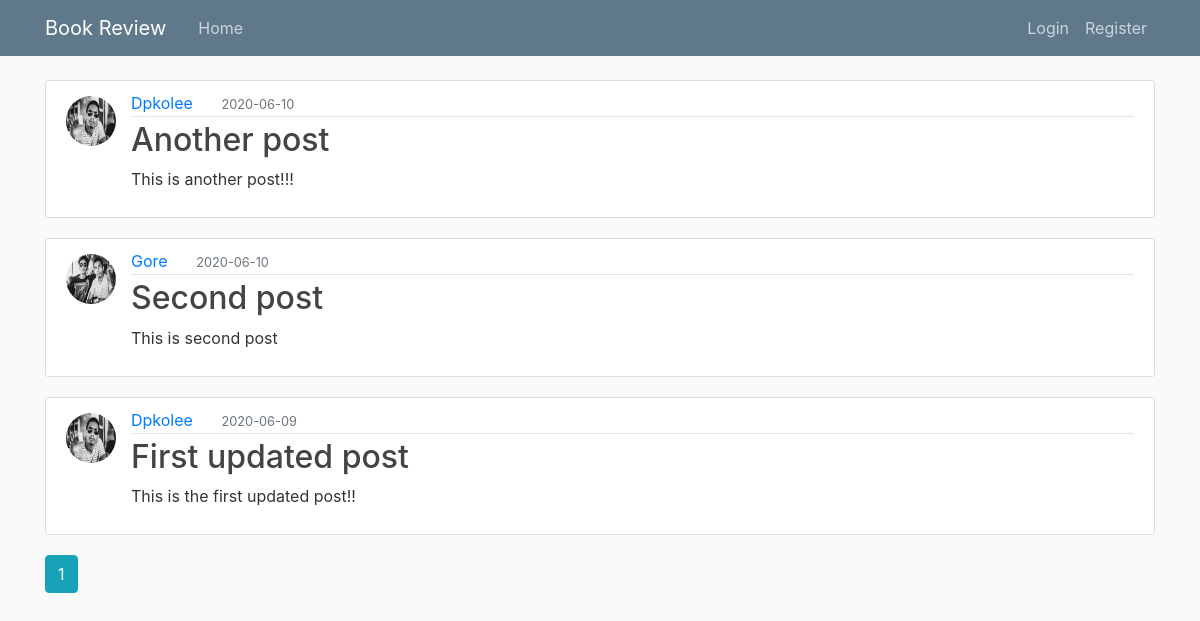
/home, run on an earlier commit of the app's database.
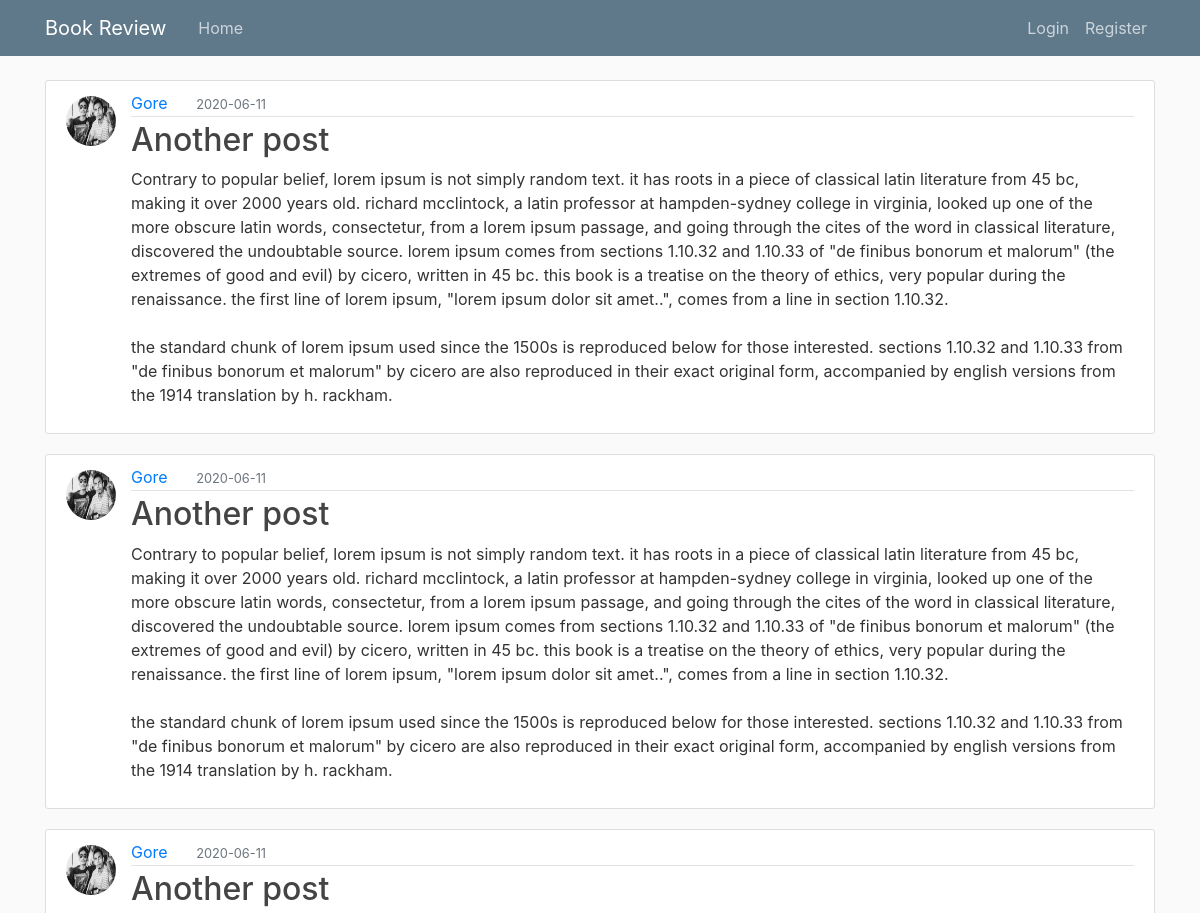
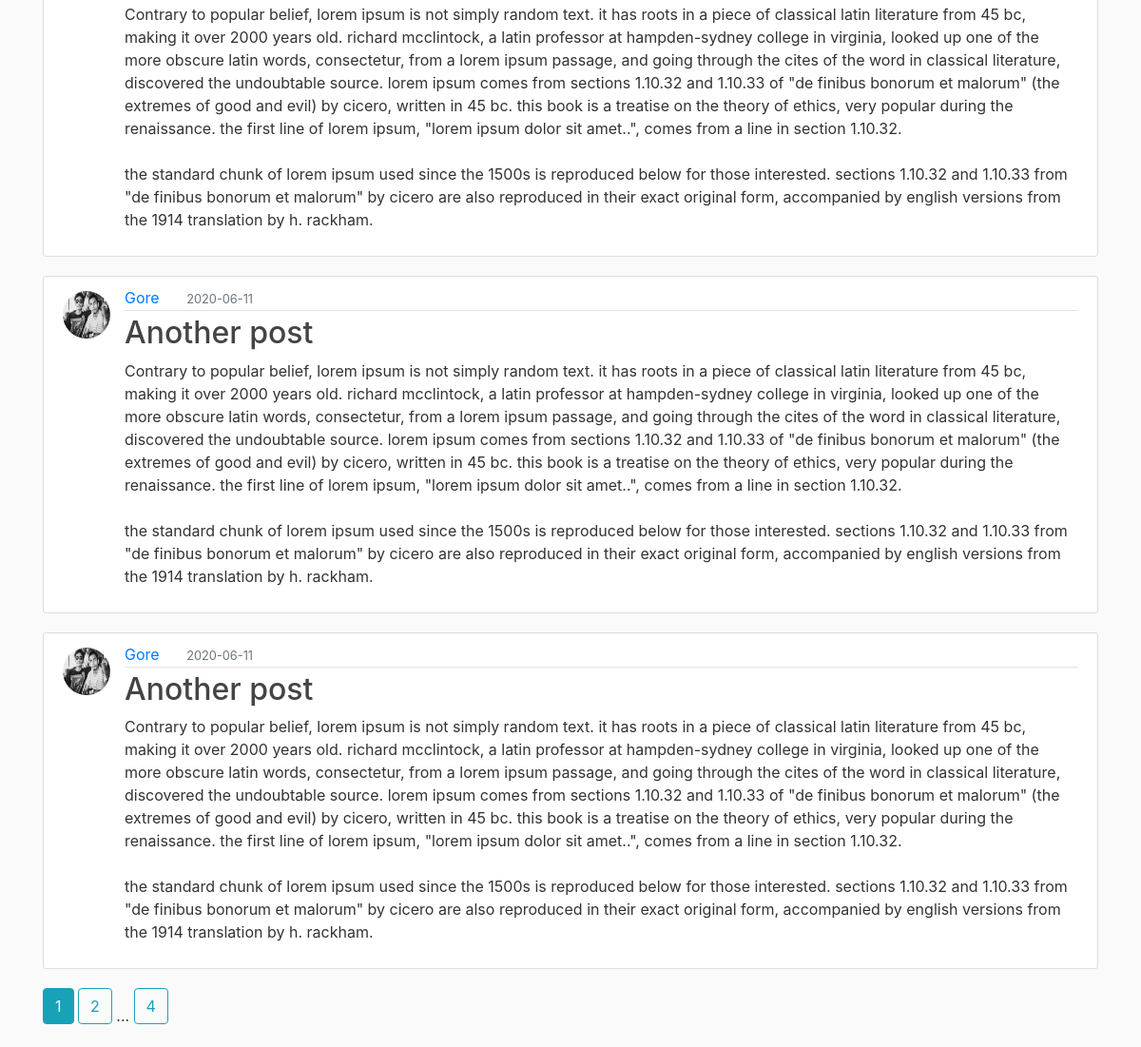
And on a later commit of the database (2 pictures, top to bottom).
### project1/model.py (models this page shows, shortened)
class Post(db.Model):
	__tablename__ = "post"
	id = db.Column(db.Integer, primary_key = True)
	title = db.Column(db.String(60), nullable = False)
	date_posted = db.Column(db.DateTime, nullable = False, default = datetime.now())
	content = db.Column(db.Text, nullable = False)
	user_id = db.Column(db.Integer, db.ForeignKey('user.id'), nullable = False )

class User(db.Model, UserMixin):
	__tablename__ = "user"
	id = db.Column(db.Integer, primary_key=True)
	username = db.Column(db.String(20), unique = True, nullable=False)
	email = db.Column(db.String(120), unique =True,  nullable=False)
	image_file = db.Column(db.String(40), nullable=False, default = 'default.jpg')
	password = db.Column(db.String(60), nullable=False)
	posts = db.relationship('Post', backref ='author', lazy = True)

### project1/main/routes.py (the view)
@main.route("/home", methods=['GET', 'POST'])
def home():
	page = request.args.get('page', 1, type=int)
	posts = Post.query.order_by(Post.date_posted.desc()).paginate(page=page, per_page=5)
	return render_template("home.html", posts = posts)

### project1/templates/home.html
{% extends "layout.html" %}
{% block body %}
    {% for post in posts.items %}
        <article class="media content-section">
            <img class="rounded-circle article-img"
                    src="{{ url_for('static', filename = 'profile_pics/' + post.author.image_file) }}">
            <div class="media-body">
                <div class="article-metadata">
                	<a class="mr-4" href="{{ url_for('users.user_post', username=post.author.username) }}">
                        {{ post.author.username.capitalize() }}</a>
                	<small class="text-muted">{{ post.date_posted.strftime('%Y-%m-%d') }}</small>
                </div>
                <h2><a class="article-title" href="{{ url_for('posts.edit_post', post_id = post.id) }}">
                    {{ post.title.capitalize() }}</a></h2>
                <p class="article-content">{{ post.content.capitalize() }}</p>
            </div>
        </article>
    {% endfor %}
    {% for page_num in posts.iter_pages(left_edge=1, left_current=1, right_current=2, right_edge=1) %}
        {% if page_num %}
            {% if posts.page == page_num %}
                <a class="btn btn-info mb-4" href="{{ url_for('main.home', page=page_num) }}">
                    {{ posts.page }}</a>
            {% else %}
                <a class="btn btn-outline-info mb-4" href="{{ url_for('main.home', page=page_num) }}">
                    {{ page_num }}</a>
            {% endif %}
        {% else %}
            ...
        {% endif %}
    {% endfor %}
{% endblock %}

What changed in the data, as far as the page shows it:
no longer on this page (row unchanged): Post: image_file (picture), author.username "Dpkolee", date_posted "2020-06-10", title "Another post", content "This is another post!!!"
no longer on this page (row unchanged): Post: image_file (picture), author.username "Gore", date_posted "2020-06-10", title "Second post", content "This is second post"
no longer on this page (row unchanged): Post: image_file (picture), author.username "Dpkolee", date_posted "2020-06-09", title "First updated post", content "This is the first updated post!!"
added Post: image_file (picture), author.username "Gore", date_posted "2020-06-11", title "Another post", content "Contrary to popular belief, lorem ipsum is not simply random text. it has roots in a piece of classical latin literature from 45 bc, making it over 2000 years old. richard mcclintock, a latin professor at hampden-sydney college in virginia, looked up one of the more obscure latin words, consectetur, from a lorem ipsum passage, and going through the cites of the word in classical literature, discovered the undoubtable source. lorem ipsum comes from sections 1.10.32 and 1.10.33 of \"de finibus bonorum et malorum\" (the extremes of good and evil) by cicero, written in 45 bc. this book is a treatise on the theory of ethics, very popular during the renaissance. the first line of lorem ipsum,…"
added Post: image_file (picture), author.username "Gore", date_posted "2020-06-11", title "Another post", content "Contrary to popular belief, lorem ipsum is not simply random text. it has roots in a piece of classical latin literature from 45 bc, making it over 2000 years old. richard mcclintock, a latin professor at hampden-sydney college in virginia, looked up one of the more obscure latin words, consectetur, from a lorem ipsum passage, and going through the cites of the word in classical literature, discovered the undoubtable source. lorem ipsum comes from sections 1.10.32 and 1.10.33 of \"de finibus bonorum et malorum\" (the extremes of good and evil) by cicero, written in 45 bc. this book is a treatise on the theory of ethics, very popular during the renaissance. the first line of lorem ipsum,…"
added Post: image_file (picture), author.username "Gore", date_posted "2020-06-11", title "Another post", content "Contrary to popular belief, lorem ipsum is not simply random text. it has roots in a piece of classical latin literature from 45 bc, making it over 2000 years old. richard mcclintock, a latin professor at hampden-sydney college in virginia, looked up one of the more obscure latin words, consectetur, from a lorem ipsum passage, and going through the cites of the word in classical literature, discovered the undoubtable source. lorem ipsum comes from sections 1.10.32 and 1.10.33 of \"de finibus bonorum et malorum\" (the extremes of good and evil) by cicero, written in 45 bc. this book is a treatise on the theory of ethics, very popular during the renaissance. the first line of lorem ipsum,…"
added Post: image_file (picture), author.username "Gore", date_posted "2020-06-11", title "Another post", content "Contrary to popular belief, lorem ipsum is not simply random text. it has roots in a piece of classical latin literature from 45 bc, making it over 2000 years old. richard mcclintock, a latin professor at hampden-sydney college in virginia, looked up one of the more obscure latin words, consectetur, from a lorem ipsum passage, and going through the cites of the word in classical literature, discovered the undoubtable source. lorem ipsum comes from sections 1.10.32 and 1.10.33 of \"de finibus bonorum et malorum\" (the extremes of good and evil) by cicero, written in 45 bc. this book is a treatise on the theory of ethics, very popular during the renaissance. the first line of lorem ipsum,…"
added Post: image_file (picture), author.username "Gore", date_posted "2020-06-11", title "Another post", content "Contrary to popular belief, lorem ipsum is not simply random text. it has roots in a piece of classical latin literature from 45 bc, making it over 2000 years old. richard mcclintock, a latin professor at hampden-sydney college in virginia, looked up one of the more obscure latin words, consectetur, from a lorem ipsum passage, and going through the cites of the word in classical literature, discovered the undoubtable source. lorem ipsum comes from sections 1.10.32 and 1.10.33 of \"de finibus bonorum et malorum\" (the extremes of good and evil) by cicero, written in 45 bc. this book is a treatise on the theory of ethics, very popular during the renaissance. the first line of lorem ipsum,…"
Also different on the page:
new list line: "2"
new list line: "4"
